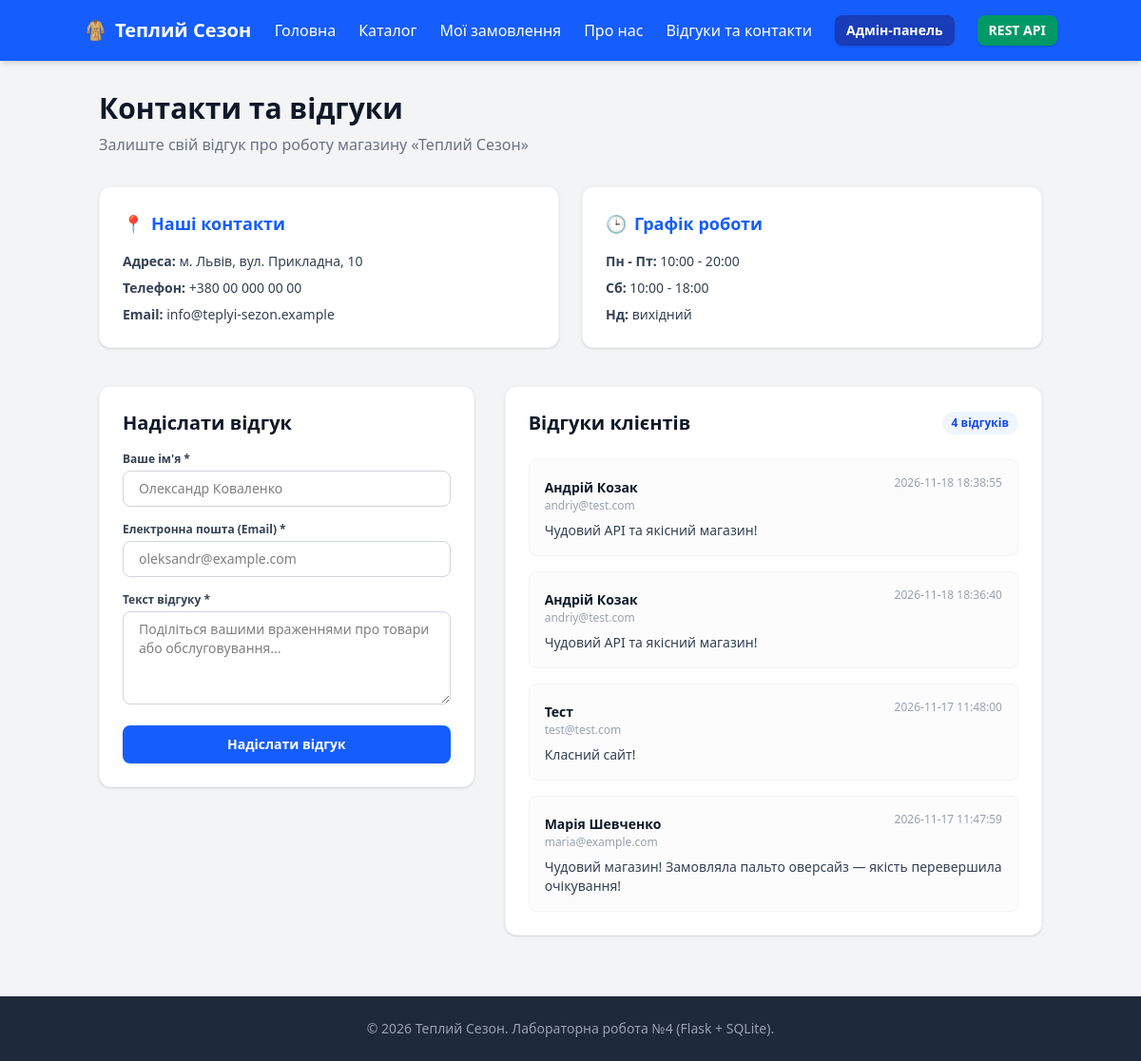
The page /feedback on the database as committed earlier.
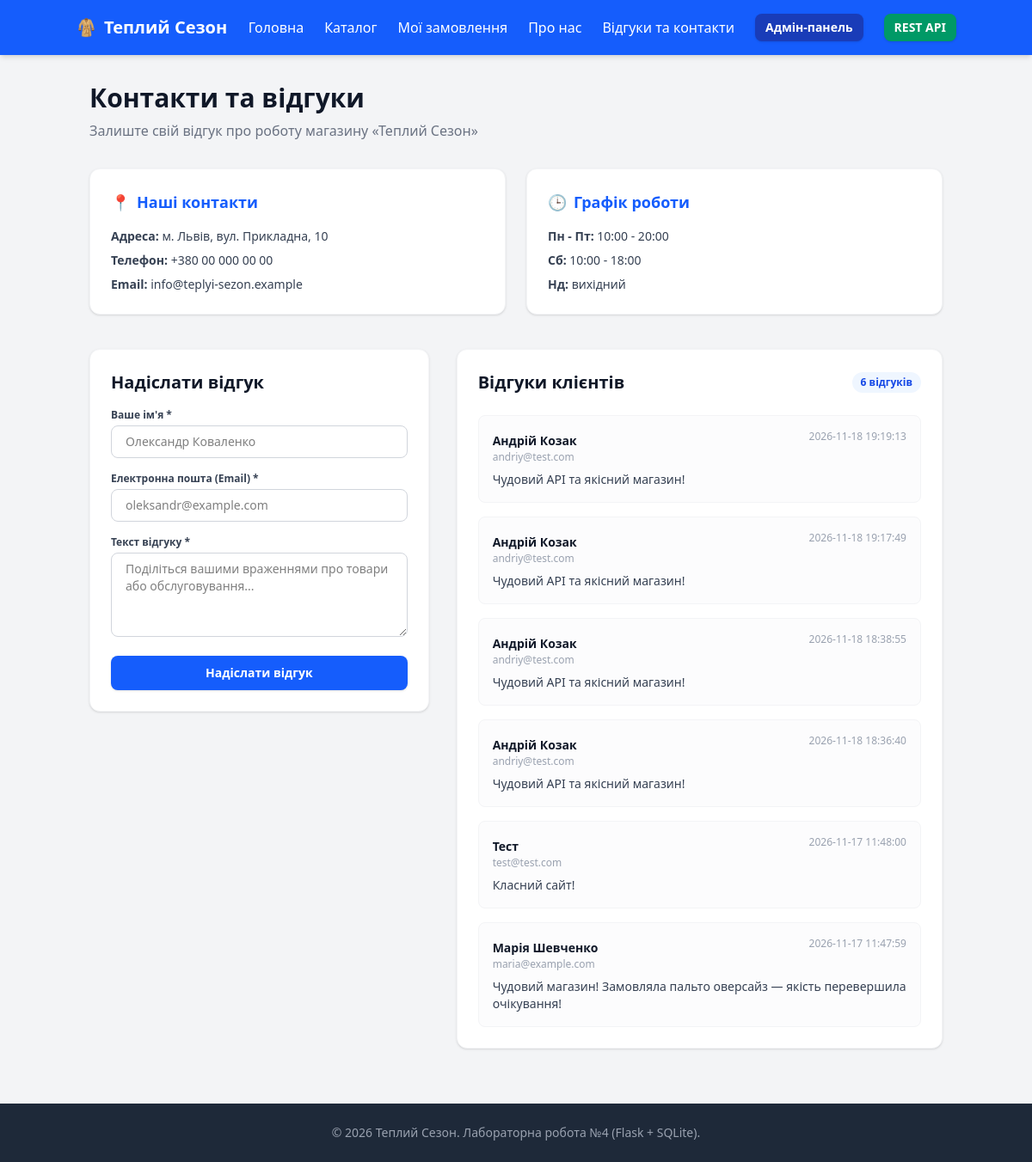
The same page on the database as committed later.
### tables this page shows
CREATE TABLE feedbacks (
                id INTEGER PRIMARY KEY AUTOINCREMENT,
                name TEXT NOT NULL,
                email TEXT NOT NULL,
                message TEXT NOT NULL,
                created_at TIMESTAMP DEFAULT CURRENT_TIMESTAMP
            );

### routes/feedback.py (the view, shortened to what this page needs)
@feedback_bp.route('/feedback', methods=['GET', 'POST'])
def feedback():
    feedbacks = models.get_all_feedbacks()
    return render_template('feedback.html', feedbacks=feedbacks)

### models.py (called while the page is built)
def get_db():
    if 'db' not in g:
        g.db = sqlite3.connect(
            current_app.config['DATABASE'],
            detect_types=sqlite3.PARSE_DECLTYPES
        )
        g.db.row_factory = sqlite3.Row
        g.db.execute('PRAGMA foreign_keys = ON;')
    return g.db

def get_all_feedbacks():
    db = get_db()
    return db.execute('SELECT * FROM feedbacks ORDER BY created_at DESC;').fetchall()

### templates/feedback.html (shortened to what the changed rows need)
{% extends "base.html" %}
{% block content %}
<div class="mb-8">
    <h1 class="text-3xl font-extrabold text-gray-900 mb-2">Контакти та відгуки</h1>
</div>
<div class="grid grid-cols-1 md:grid-cols-2 gap-6 mb-10">
    <div class="bg-white rounded-xl shadow-sm p-6 border border-gray-100">
        <h2 class="font-bold text-lg mb-4 text-blue-600 flex items-center gap-2">
            <span>📍</span> Наші контакти
        </h2>
    </div>
    <div class="bg-white rounded-xl shadow-sm p-6 border border-gray-100">
        <h2 class="font-bold text-lg mb-4 text-blue-600 flex items-center gap-2">
            <span>🕒</span> Графік роботи
        </h2>
    </div>
</div>
<div class="grid grid-cols-1 lg:grid-cols-12 gap-8">
    <div class="lg:col-span-5">
        <div class="bg-white rounded-xl shadow-sm p-6 border border-gray-100 sticky top-4">
            <h2 class="text-xl font-bold text-gray-900 mb-4">Надіслати відгук</h2>
        </div>
    </div>
    <div class="lg:col-span-7">
        <div class="bg-white rounded-xl shadow-sm p-6 border border-gray-100">
            <div class="flex justify-between items-center mb-6">
                <h2 class="text-xl font-bold text-gray-900">Відгуки клієнтів</h2>
                <span class="text-xs bg-blue-50 text-blue-700 font-bold px-2.5 py-1 rounded-full">{{ feedbacks|length }} відгуків</span>
            </div>
            {% if feedbacks %}
            <div class="space-y-4">
                {% for fb in feedbacks %}
                <div class="border border-gray-100 rounded-lg p-4 bg-gray-50/50 hover:bg-gray-50 transition">
                    <div class="flex justify-between items-start mb-2">
                        <div>
                            <span class="font-bold text-gray-900 text-sm">{{ fb.name }}</span>
                            <span class="text-xs text-gray-400 block">{{ fb.email }}</span>
                        </div>
                        <span class="text-xs text-gray-400">{{ fb.created_at }}</span>
                    </div>
                    <p class="text-sm text-gray-700 mt-2 whitespace-pre-line">{{ fb.message }}</p>
                </div>
                {% endfor %}
            </div>
            {% else %}
            <div class="text-center py-8 text-gray-400">
                <p>Поки немає відгуків. Будьте першим, хто залишить відгук!</p>
            </div>
            {% endif %}
        </div>
    </div>
</div>
{% endblock %}

Rows that differ between the two databases and show on the page:
added feedbacks: name "Андрій Козак", email "andriy@test.com", created_at "2026-11-18 19:19:13", message "Чудовий API та якісний магазин!"
added feedbacks: name "Андрій Козак", email "andriy@test.com", created_at "2026-11-18 19:17:49", message "Чудовий API та якісний магазин!"
Other text that changed with them:
{{ feedbacks|length }}: "4" → "6"
